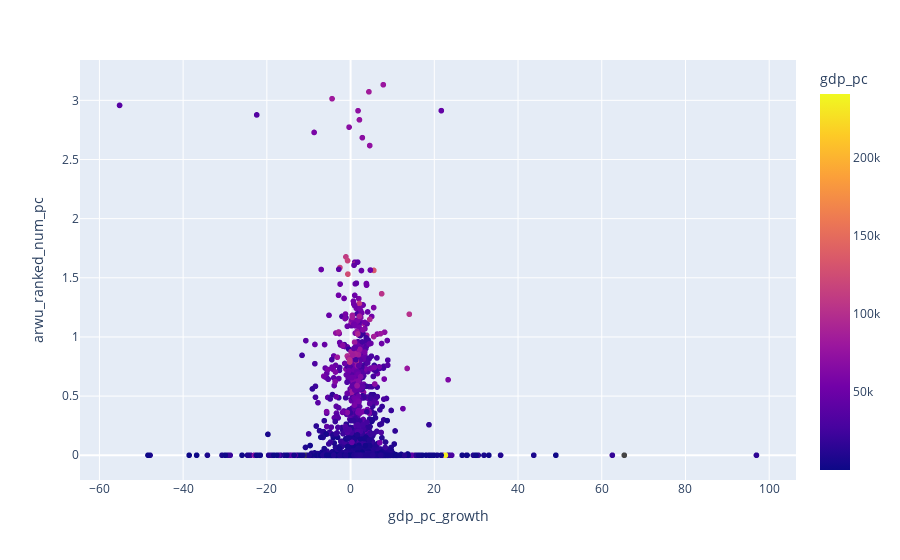

The notebook cell this image was saved under:
### Code cell
fig = px.scatter(pd_df, y="arwu_ranked_num_pc", x="gdp_pc_growth", color='gdp_pc', hover_data=["country", "year"])
fig.show()

### Figure 1 — Plotly figure (JSON) as saved in the notebook; plotly's stock layout.template omitted (floating-point values rounded to 4 significant figures; data arrays with more than 128 entries replaced by an {"elided": "..."} marker saying what was removed)
{"data": [{"customdata": {"elided": "5320x2 mixed values"}, "hovertemplate": "gdp_pc_growth=%{x}<br>arwu_ranked_num_pc=%{y}<br>country=%{customdata[0]}<br>year=%{customdata[1]}<br>gdp_pc=%{marker.color}<extra></extra>", "legendgroup": "", "marker": {"color": {"elided": "5320 float values"}, "coloraxis": "coloraxis", "symbol": "circle"}, "mode": "markers", "name": "", "showlegend": false, "type": "scattergl", "x": {"elided": "5320 float values"}, "xaxis": "x", "y": {"elided": "5320 float values"}, "yaxis": "y"}], "layout": {"coloraxis": {"colorbar": {"title": {"text": "gdp_pc"}}, "colorscale": [[0, "#0d0887"], [0.1111, "#46039f"], [0.2222, "#7201a8"], [0.3333, "#9c179e"], [0.4444, "#bd3786"], [0.5556, "#d8576b"], [0.6667, "#ed7953"], [0.7778, "#fb9f3a"], [0.8889, "#fdca26"], [1, "#f0f921"]]}, "legend": {"tracegroupgap": 0}, "margin": {"t": 60}, "xaxis": {"anchor": "y", "domain": [0, 1], "title": {"text": "gdp_pc_growth"}}, "yaxis": {"anchor": "x", "domain": [0, 1], "title": {"text": "arwu_ranked_num_pc"}}}}
